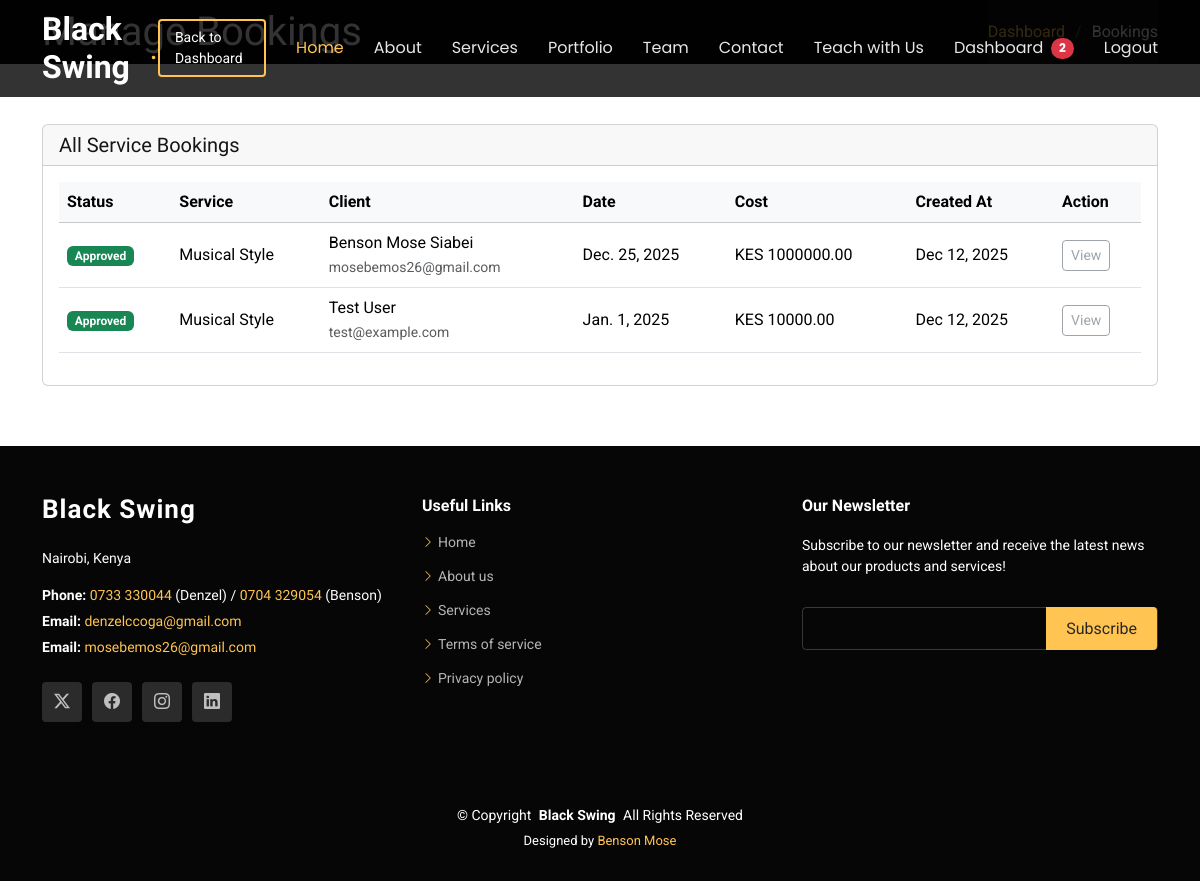
The app's page /dashboard/admin/bookings/ (signed in), older data.
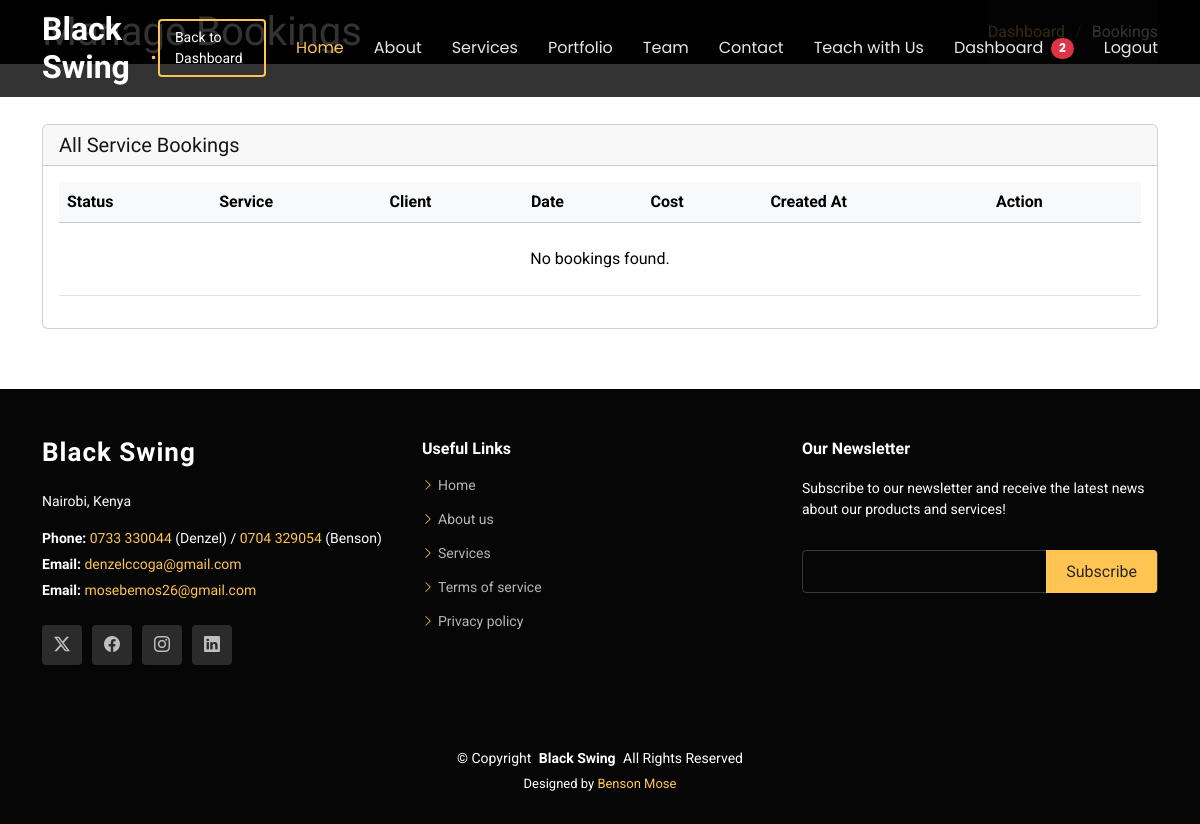
The same page, newer data.
### core/models.py (models this page shows, shortened)
class ServiceBooking(models.Model):
    STATUS_CHOICES = [
        ('Pending', 'Pending'),
        ('Approved', 'Approved'),
        ('Rejected', 'Rejected'),
    ]
    service = models.ForeignKey(Service, on_delete=models.CASCADE, related_name='bookings')
    client_name = models.CharField(max_length=255)
    email = models.EmailField()
    phone = models.CharField(max_length=20)
    event_date = models.DateField()
    location = models.CharField(max_length=255)
    projected_cost = models.DecimalField(max_digits=10, decimal_places=2, null=True, blank=True)
    status = models.CharField(max_length=20, choices=STATUS_CHOICES, default='Pending', db_index=True)
    message = models.TextField(blank=True, null=True)
    created_at = models.DateTimeField(auto_now_add=True)
    updated_at = models.DateTimeField(auto_now=True)
    is_read = models.BooleanField(default=False)
    class Meta:
        ordering = ['-created_at']

class Service(models.Model):
    title = models.CharField(max_length=255)
    slug = models.SlugField(unique=True, blank=True)
    icon = models.CharField(max_length=100, help_text="Bootstrap icon class")
    short_description = models.TextField()
    detailed_description = models.TextField()
    image = models.ImageField(upload_to='services/', blank=True, null=True)

### dashboard/views.py (the view)
# urls.py: path('admin/bookings/', views.manage_bookings, name='manage_bookings'),
@login_required
def manage_bookings(request):
    if not request.user.is_superuser:
        return redirect('dashboard_redirect')
    bookings = ServiceBooking.objects.all().order_by('-created_at')
    return render(request, 'dashboard/manage_bookings.html', {'bookings': bookings})

### core/context_processors.py (called while the page is built)
def unread_messages_count(request):
    if request.user.is_authenticated and request.user.is_superuser:
        messages_count = ContactMessage.objects.filter(is_read=False).count()
        bookings_count = ServiceBooking.objects.filter(is_read=False).count()
        return {'unread_messages_count': messages_count + bookings_count}
    return {}

### templates/dashboard/manage_bookings.html
{% extends 'base.html' %}
{% load static %}
{% block content %}
<main class="main">
    <div class="page-title dark-background">
        <div class="container d-lg-flex justify-content-between align-items-center">
            <h1 class="mb-2 mb-lg-0">Manage Bookings</h1>
            <nav class="breadcrumbs">
                <ol>
                    <li><a href="{% url 'admin_dashboard' %}">Dashboard</a></li>
                    <li class="current">Bookings</li>
                </ol>
            </nav>
        </div>
    </div>
    <section class="section">
        <div class="container">
            <div class="card">
                <div class="card-header d-flex justify-content-between align-items-center">
                    <h5 class="mb-0">All Service Bookings</h5>
                </div>
                <div class="card-body">
                    <div class="table-responsive">
                        <table class="table table-hover align-middle">
                            <thead class="table-light">
                                <tr>
                                    <th>Status</th>
                                    <th>Service</th>
                                    <th>Client</th>
                                    <th>Date</th>
                                    <th>Cost</th>
                                    <th>Created At</th>
                                    <th>Action</th>
                                </tr>
                            </thead>
                            <tbody>
                                {% for booking in bookings %}
                                <tr>
                                    <td>
                                        {% if booking.status == 'Approved' %}
                                        <span class="badge bg-success">Approved</span>
                                        {% elif booking.status == 'Rejected' %}
                                        <span class="badge bg-danger">Rejected</span>
                                        {% else %}
                                        <span class="badge bg-warning text-dark">Pending</span>
                                        {% endif %}
                                    </td>
                                    <td>{{ booking.service.title }}</td>
                                    <td>
                                        <div>{{ booking.client_name }}</div>
                                        <small class="text-muted">{{ booking.email }}</small>
                                    </td>
                                    <td>{{ booking.event_date }}</td>
                                    <td>
                                        {% if booking.projected_cost %}
                                        KES {{ booking.projected_cost }}
                                        {% else %}
                                        -
                                        {% endif %}
                                    </td>
                                    <td>{{ booking.created_at|date:"M d, Y" }}</td>
                                    <td>
                                        <button class="btn btn-sm btn-outline-secondary" disabled>View</button>
                                    </td>
                                </tr>
                                {% empty %}
                                <tr>
                                    <td colspan="7" class="text-center py-4">No bookings found.</td>
                                </tr>
                                {% endfor %}
                            </tbody>
                        </table>
                    </div>
                </div>
            </div>
        </div>
    </section>
</main>
{% endblock %}

Row changes from the older to the newer data that the page shows:
removed ServiceBooking: status "Approved", service "Musical Style", client_name "Benson Mose Siabei", email "mosebemos26@gmail.com", event_date "Dec. 25, 2025", projected_cost "1000000.00", created_at "Dec 12, 2025"
removed ServiceBooking: status "Approved", service "Musical Style", client_name "Test User", email "test@example.com", event_date "Jan. 1, 2025", projected_cost "10000.00", created_at "Dec 12, 2025"
Text that changed along with them:
text now shown: "No bookings found."
